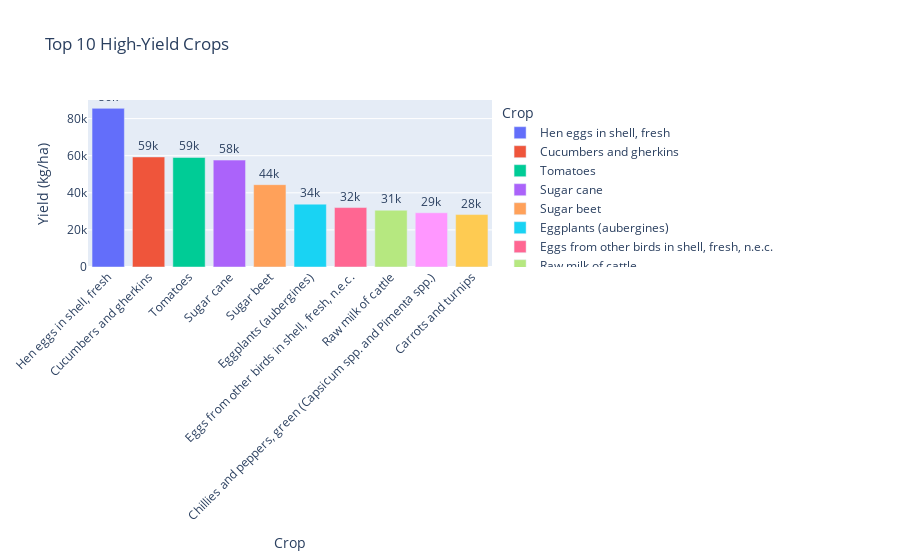

The cell this chart's notebook holds for it:
### Code cell
# Create bar chart
fig = px.bar(
    top_crops,
    x='Item',
    y='Yield (kg/ha)',
    title='Top 10 High-Yield Crops',
    text='Yield (kg/ha)',
    labels={'Item': 'Crop'},
    color='Item'  # Optional: color bars by crop name
)

# Customize layout
fig.update_traces(texttemplate='%{text:.2s}', textposition='outside')
fig.update_layout(
    xaxis_tickangle=-45
)

fig.show()

### Figure 1 — Plotly figure (JSON) as saved in the notebook; plotly's stock layout.template omitted (floating-point values rounded to 4 significant figures)
{"data": [{"hovertemplate": "Crop=%{x}<br>Yield (kg/ha)=%{text}<extra></extra>", "legendgroup": "Hen eggs in shell, fresh", "marker": {"color": "#636efa", "pattern": {"shape": ""}}, "name": "Hen eggs in shell, fresh", "orientation": "v", "showlegend": true, "text": [85510.0], "textposition": "outside", "texttemplate": "%{text:.2s}", "type": "bar", "x": ["Hen eggs in shell, fresh"], "xaxis": "x", "y": [85510.0], "yaxis": "y"}, {"hovertemplate": "Crop=%{x}<br>Yield (kg/ha)=%{text}<extra></extra>", "legendgroup": "Cucumbers and gherkins", "marker": {"color": "#EF553B", "pattern": {"shape": ""}}, "name": "Cucumbers and gherkins", "orientation": "v", "showlegend": true, "text": [59320.0], "textposition": "outside", "texttemplate": "%{text:.2s}", "type": "bar", "x": ["Cucumbers and gherkins"], "xaxis": "x", "y": [59320.0], "yaxis": "y"}, {"hovertemplate": "Crop=%{x}<br>Yield (kg/ha)=%{text}<extra></extra>", "legendgroup": "Tomatoes", "marker": {"color": "#00cc96", "pattern": {"shape": ""}}, "name": "Tomatoes", "orientation": "v", "showlegend": true, "text": [59040.0], "textposition": "outside", "texttemplate": "%{text:.2s}", "type": "bar", "x": ["Tomatoes"], "xaxis": "x", "y": [59040.0], "yaxis": "y"}, {"hovertemplate": "Crop=%{x}<br>Yield (kg/ha)=%{text}<extra></extra>", "legendgroup": "Sugar cane", "marker": {"color": "#ab63fa", "pattern": {"shape": ""}}, "name": "Sugar cane", "orientation": "v", "showlegend": true, "text": [57630.0], "textposition": "outside", "texttemplate": "%{text:.2s}", "type": "bar", "x": ["Sugar cane"], "xaxis": "x", "y": [57630.0], "yaxis": "y"}, {"hovertemplate": "Crop=%{x}<br>Yield (kg/ha)=%{text}<extra></extra>", "legendgroup": "Sugar beet", "marker": {"color": "#FFA15A", "pattern": {"shape": ""}}, "name": "Sugar beet", "orientation": "v", "showlegend": true, "text": [44370.0], "textposition": "outside", "texttemplate": "%{text:.2s}", "type": "bar", "x": ["Sugar beet"], "xaxis": "x", "y": [44370.0], "yaxis": "y"}, {"hovertemplate": "Crop=%{x}<br>Yield (kg/ha)=%{text}<extra></extra>", "legendgroup": "Eggplants (aubergines)", "marker": {"color": "#19d3f3", "pattern": {"shape": ""}}, "name": "Eggplants (aubergines)", "orientation": "v", "showlegend": true, "text": [33880.0], "textposition": "outside", "texttemplate": "%{text:.2s}", "type": "bar", "x": ["Eggplants (aubergines)"], "xaxis": "x", "y": [33880.0], "yaxis": "y"}, {"hovertemplate": "Crop=%{x}<br>Yield (kg/ha)=%{text}<extra></extra>", "legendgroup": "Eggs from other birds in shell, fresh, n.e.c.", "marker": {"color": "#FF6692", "pattern": {"shape": ""}}, "name": "Eggs from other birds in shell, fresh, n.e.c.", "orientation": "v", "showlegend": true, "text": [32040.0], "textposition": "outside", "texttemplate": "%{text:.2s}", "type": "bar", "x": ["Eggs from other birds in shell, fresh, n.e.c."], "xaxis": "x", "y": [32040.0], "yaxis": "y"}, {"hovertemplate": "Crop=%{x}<br>Yield (kg/ha)=%{text}<extra></extra>", "legendgroup": "Raw milk of cattle", "marker": {"color": "#B6E880", "pattern": {"shape": ""}}, "name": "Raw milk of cattle", "orientation": "v", "showlegend": true, "text": [30580.0], "textposition": "outside", "texttemplate": "%{text:.2s}", "type": "bar", "x": ["Raw milk of cattle"], "xaxis": "x", "y": [30580.0], "yaxis": "y"}, {"hovertemplate": "Crop=%{x}<br>Yield (kg/ha)=%{text}<extra></extra>", "legendgroup": "Chillies and peppers, green (Capsicum spp. and Pimenta spp.)", "marker": {"color": "#FF97FF", "pattern": {"shape": ""}}, "name": "Chillies and peppers, green (Capsicum spp. and Pimenta spp.)", "orientation": "v", "showlegend": true, "text": [29230.0], "textposition": "outside", "texttemplate": "%{text:.2s}", "type": "bar", "x": ["Chillies and peppers, green (Capsicum spp. and Pimenta spp.)"], "xaxis": "x", "y": [29230.0], "yaxis": "y"}, {"hovertemplate": "Crop=%{x}<br>Yield (kg/ha)=%{text}<extra></extra>", "legendgroup": "Carrots and turnips", "marker": {"color": "#FECB52", "pattern": {"shape": ""}}, "name": "Carrots and turnips", "orientation": "v", "showlegend": true, "text": [28260.0], "textposition": "outside", "texttemplate": "%{text:.2s}", "type": "bar", "x": ["Carrots and turnips"], "xaxis": "x", "y": [28260.0], "yaxis": "y"}], "layout": {"barmode": "relative", "legend": {"title": {"text": "Crop"}, "tracegroupgap": 0}, "title": {"text": "Top 10 High-Yield Crops"}, "xaxis": {"anchor": "y", "categoryarray": ["Hen eggs in shell, fresh", "Cucumbers and gherkins", "Tomatoes", "Sugar cane", "Sugar beet", "Eggplants (aubergines)", "Eggs from other birds in shell, fresh, n.e.c.", "Raw milk of cattle", "Chillies and peppers, green (Capsicum spp. and Pimenta spp.)", "Carrots and turnips"], "categoryorder": "array", "domain": [0, 1], "tickangle": -45, "title": {"text": "Crop"}}, "yaxis": {"anchor": "x", "domain": [0, 1], "title": {"text": "Yield (kg/ha)"}}}}
